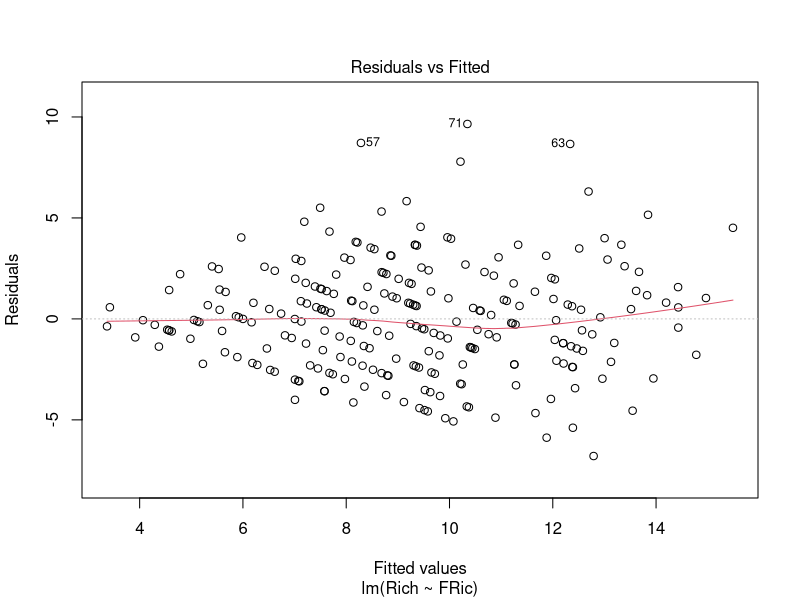
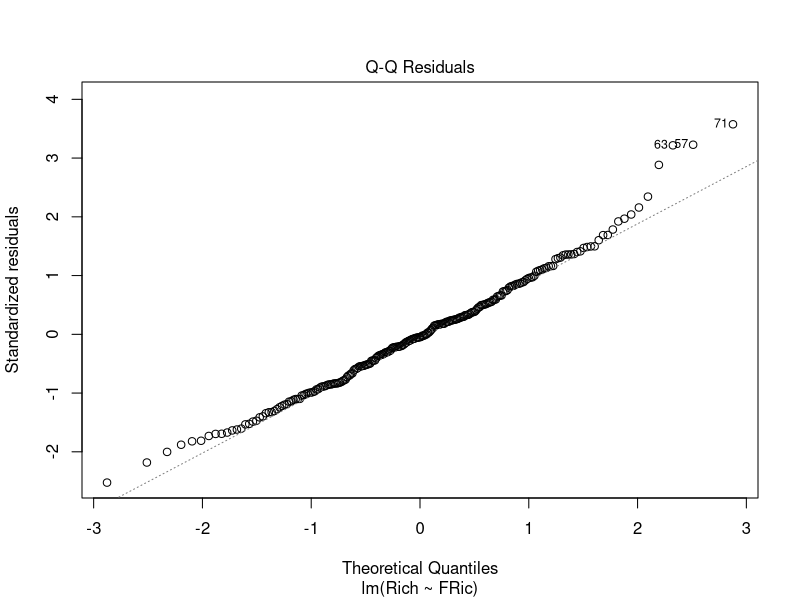
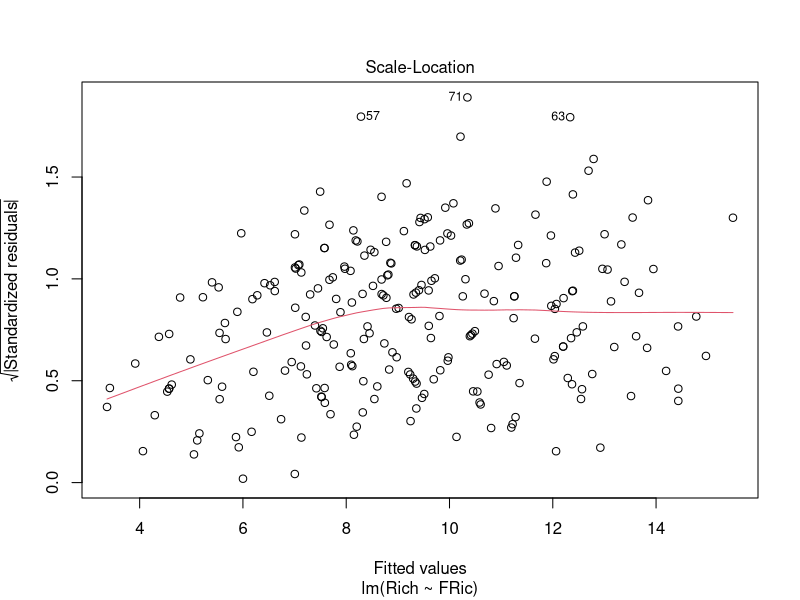
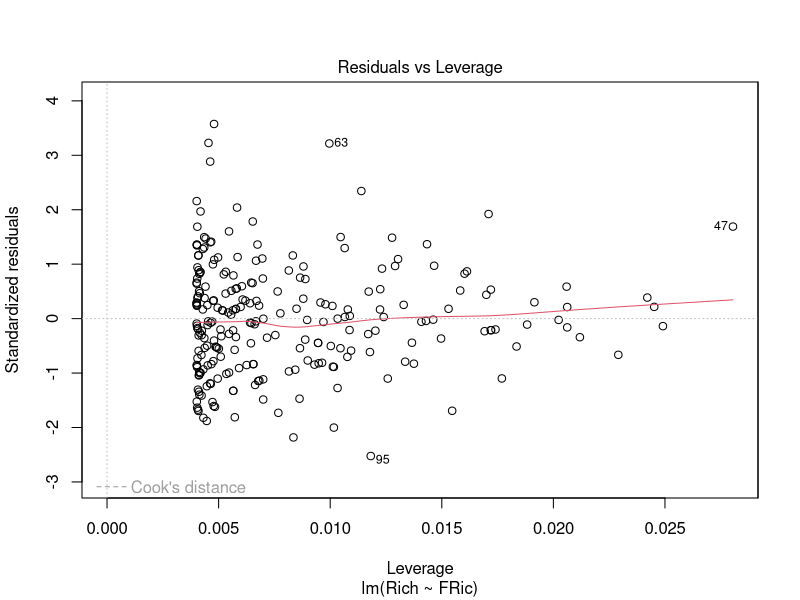
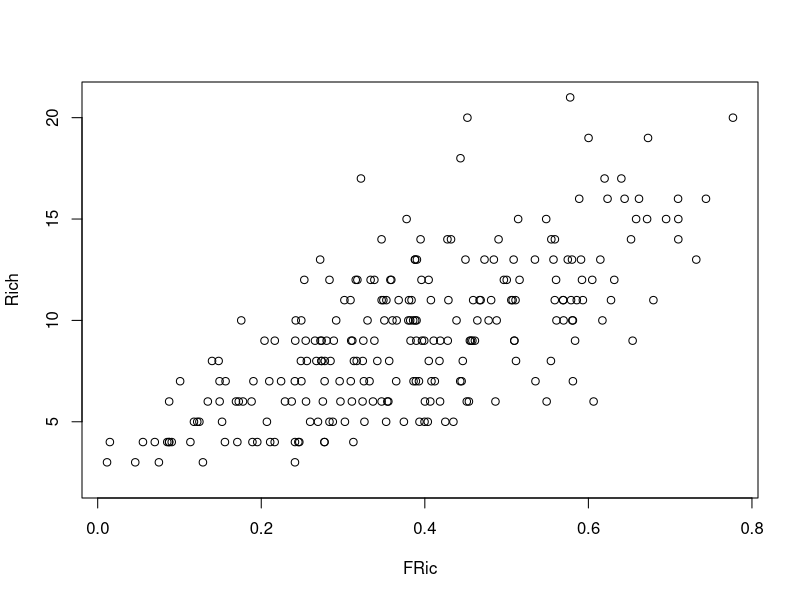
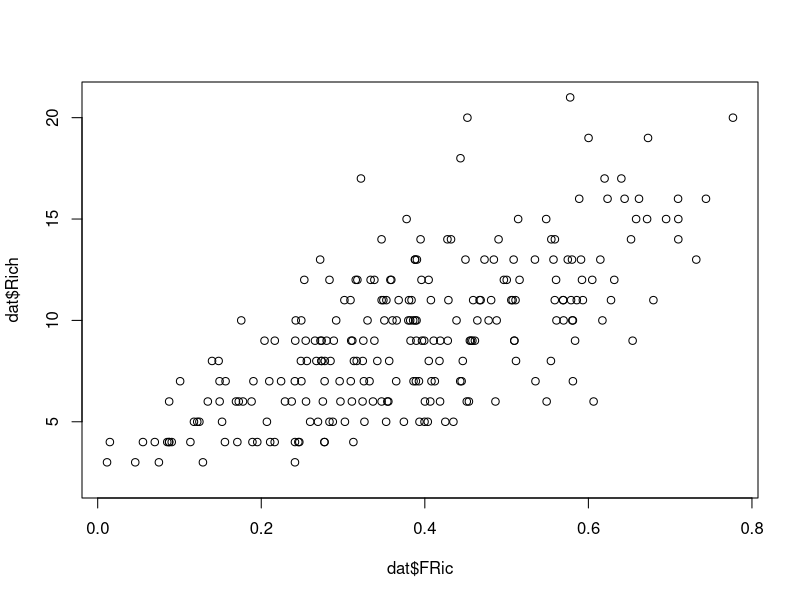

The R script that drew these images, in order: (Note: this script raises an error after producing the figures.)
# R Workshop Part 2: Basic statistics in R made simple
# Date: 10/27/2020
# author: katya
# R version 4.0.2 "Taking Off Again"

###################################
# Part 1. Configure the environment
# Set working directory (where the source files are) to the file location (only RStudio)
setwd(dirname(rstudioapi::getActiveDocumentContext()$path))

# If the above does not work (and the folder has been unzipped),
# manually set working directory by setwd("~/your path"), or, if you don't know the path,
# by going to top menu -> Session -> Set Working Directory -> Choose Directory

# Install and read in required packages
# install.packages(c("reshape2", "stringi", "scales", "stringr", "plyr", "dplyr", "viridis", "ggplot2", "vegan", "Hmisc"))
library(reshape2) # data wrangling
library(stringi) # string manipulation
library(stringr) # string manipulation
library(scales) # plotting
library(plyr) # data wrangling
library(dplyr) # data wrangling
library(viridis) # color palette
library(ggplot2) # plotting
library(vegan) # ordination
library(Hmisc) # to generate cross-correlations with p-values

# Load the file, data from doi/10.1086/704713
dat <- read.csv("fishFdGl.csv") # can use any name for your object but it cannot start with a number

# Examine object structure, note factors, characters, numeric, ensure that dates are read in correct format
# Most error codes in the beginning will result from incorrect data structure, see handout at
# browseURL("https://library.stanford.edu/research/data-management-services/case-studies/case-study-spreadsheets")
str(dat)
str(iris) # some datasets are already provided in R, useful for testing

# Examine data summary, note if any variables have unexpected NAs (will affect behavior of some functions)
summary(dat)

# Subset the data to exclude certain values (eg < 0, NA, certain sites)
dat <- subset(dat, RaoQ > 0) 

###################################
# Part 2. Regression (and its non-linear flavors, transformations, custom figures and intro to debugging)

# Simple linear regression
fit <- lm(Rich ~ FRic, data = dat)
summary(fit) # summarize model output

# LR has stringent assumptions, check if those are met
plot(fit) # plot is a generic function, performs differently depending on package and object type!

# Simple plot of the relationship, from base and ggplot
plot(Rich ~ FRic, data = dat)
plot(dat$Rich ~ dat$FRic) # an alternative 
plot(Rich ~ FRic) # this won't work unless you define those objects beforehand!

# Log-transformation can be added directly to the function
plot(Rich ~ log(FRic), data = dat) # note that, unlike Excel, default log is base e not 10

# Output results of cross-correlations with p-values as a .csv
allCoef <- rcorr(as.matrix(dat[,-1]), type = "pearson") # can also do spearman; removing site IDs from dat
write.csv(unclass(allCoef), "corr.csv") # unclass a list to enable conversion to .csv; here's your list btw

# Multiple Linear Regression (and object re-assignment)
fit <- lm(Rich ~ FRic + RaoQ, data = dat)
summary(fit) # NB this over-wrote the previous "fit" object, it is irretrievably lost

# Task 1. Test the linear relationship between Sepal.Width and Petal.Width in the iris data



###################################
# More advanced plotting
pdf("richnessRaoQ.pdf", width = 6, height = 4) # use to write to a .pdf, don't forget to close off the device
p <- ggplot(dat, aes(x = Rich, y = RaoQ, col = FRic)) +  #define aesthetics (x, y)
  geom_point(alpha = 0.7, size = 2) + # define point transparency and size
  geom_smooth(method = "loess", se = TRUE, size = 0.8, alpha = 0.1, col = "black") + # model type, SE transparency, color
  xlab("Fish species richness") + ylab("Functional diversity") + # Label axes
  theme_bw() + theme(axis.text.x = element_text(size = 8), axis.title=element_text(size = 14), 
                     panel.grid.major = element_blank(),
                     panel.grid.minor = element_blank(), legend.position = c(0.9, 0.75))  # change theme from default
p + scale_color_viridis(option = "plasma") # add custom color
dev.off() # close off the device if outputting to .pdf; if file is open will give an over-write error

# Let's test this code step by step to understand code testing/debugging
ggplot(dat, aes(x = Rich, y = RaoQ, col = FRic)) # Empty plot: did not specify what we want plotted, histograms, points 

ggplot(dat, aes(x = Rich, y = RaoQ, col = FRic)) +  
  geom_point(alpha = 0.7, size = 2) # NB remove the trailing + when testing step by step

ggplot(dat, aes(x = Rich, y = RaoQ, col = FRic)) +
  geom_point(alpha = 0.7, size = 2) + 
  geom_smooth(method = "lm", se = TRUE, size = 0.8, alpha = 0.1, col = "black") 

show_col(viridis_pal()(10))
show_col(viridis_pal(option = "inferno")(20))


###################################
# Part 3. ANOVA (plus joining, creating columns and parsing names, loops)

# Predictors are in a different source file, read it in and join (one of the most useful for ex-Excel users)
pred <- read.csv("fishFdGlFactorsFake.csv") # filename means these are made-up predictors
full <- join(dat, pred, by = "Site", type = "left") # joining column name must be exactly equivalent 

# One-way ANOVA with Tukey pairwise comparisons
fit <- aov(Rich ~ lake, dat = full)
summary(fit)
TukeyHSD(fit)

# Two-way ANOVA with interaction effect
fit <- aov(Rich ~ lake + TP + lake:TP, dat = full)
summary(fit) # NB fit is over-written

# ANCoVA
fit <- aov(Rich ~ lake + FRic, dat = full)
summary(fit)

# An aside: learn to create new columns, parse and create new labels
full$id <- paste(full$lake, full$TP, sep = ".") # create a new ID from lake and TP, separated by .

# on a second though, I only want the first part of lake's string, and as factor, not as character
full$id <- as.factor(paste(stri_sub(full$lake, 1,2), full$TP, sep = "."))
fit <- aov(Rich ~ id, dat = full)
summary(fit)

# Create a quantitative column based on a factor via ifelse statement
full$concentration<- ifelse(full$TP == "low", 0.5, 3)
summary(full$concentration)

### ANOVA for each factor level, loops and saving output to text file

# sink('analysis-output.txt', append=TRUE) # this will output results directly to file
labels <-unique(full$lake)
for (i in labels){
  dataset <- full[full$lake == i,]  # Select rows from dataset with particular site label
  ymod<- summary(aov(Rich ~ TP, dat = dataset))   # Fit a one-way ANOVA
  cat(paste('\nLake:', i, '\n')) # paste lake name
  print(ymod) # paste results
}
# sink() # forget to close the sink and everything else you do will append to that file no error flag!

# Task 2. Test an ANOVA model of Sepal.Width by Species in the iris data followed by the Tukey pairwise comparison




###################################
# Part 4. Introduction to ordination 
# Most commonly used to summarize species or environmental data in fewer dimensions

# read in the dataset
dat2 <- read.csv("species.csv")
spp <- dat2[,2:66] #subset dataframe to exclude ID and predictors
env <- dat2[,67:69] #subset dataframe to environmental predictors

# Remove rare species, ordination is often sensitive to very rare species
spp2 <- spp[ ,colSums(spp != 0) > 5] # subset dataframe to columns whose sums of values not equal to zero > 5

# Non-metric Multidimensional scaling
fit <- metaMDS(spp2) 
fit

# Note there is no convergence, do not proceed
# Let's use this as an example to learn default arguments of a function
??metaMDS

# scroll to usage, note argument defaults distance = "bray", k (dimensions) = 2, 
# trymax = 20 (number of random tries to reach solution)
fit <- metaMDS(spp2, k = 3, maxtry = 40, autotransform = FALSE) 
fit
# browseURL("https://cran.r-project.org/web/packages/vegan/vignettes/FAQ-vegan.html") # more examples 

# Simple plot of ordination results in 2D
plot(fit)
plot(fit, display = "species", type = "text") #useful to check outliers

# Let's bring in treatment/predictor variables and do a more complex
trt <- env[,2]

col <- viridis(3, direction = -1) # define color scheme
# col <- c("purple", "blue", "green", "red", "orange") # alternative color scheme

plot(fit, display = "sites")
points(fit, col = col[trt], bg = col[trt], pch = 21)
legend("bottomright", legend = levels(as.factor(trt)), col = col, pt.bg = col, bty = "n", pch = 21)
ordihull(fit, groups = trt, draw ="polygon", col = col, label = FALSE)

# Task 3. Run a Principal Component Analysis on iris data. Tips: can use rda() in vegan; remove non-numeric Species col



###################################
# Part 5. Most common R error codes

# could not find function: whew, package not loaded
# object not found: object has not been created, likely misspelled object name
plot(ft, display = "sites")

# unexpected symbol or input: incorrect punctuation
# plot(fit;  display = "sites")
# plot(fit  display = "sites")

# subscript out of bounds: 
# variable lengths differ: most often because comparing vectors of unequal size
x <- seq(1, 10, 1)
y <- seq(1, 10, 0.5)
plot(x ~ y)

# object of type 'closure' is not subsettable
# non-numeric argument to a binary operator: check data structure but could be much more complex
# A single non-numeric character makes the entire column a character, watch for N/A vs NA
x <- c(1:5, "a")
str(x)
x <- c(1:5, NA)
str(x)

# Function-specific error codes
# only defined on a data frame with all numeric variables 
metaMDS(iris) #tried to run NMDS on a full dataset with IDs

###################################
# Next steps: practice R coding and basic stats at your own pace with 
# install.packages("swirl")
# library(swirl)
# swirl()

# Read ggplot textbook https://ggplot2-book.org/ for further insight on plotting
# Use https://stackoverflow.com/ to get answers or search top rated questions for peer-reviewed statistical advice
